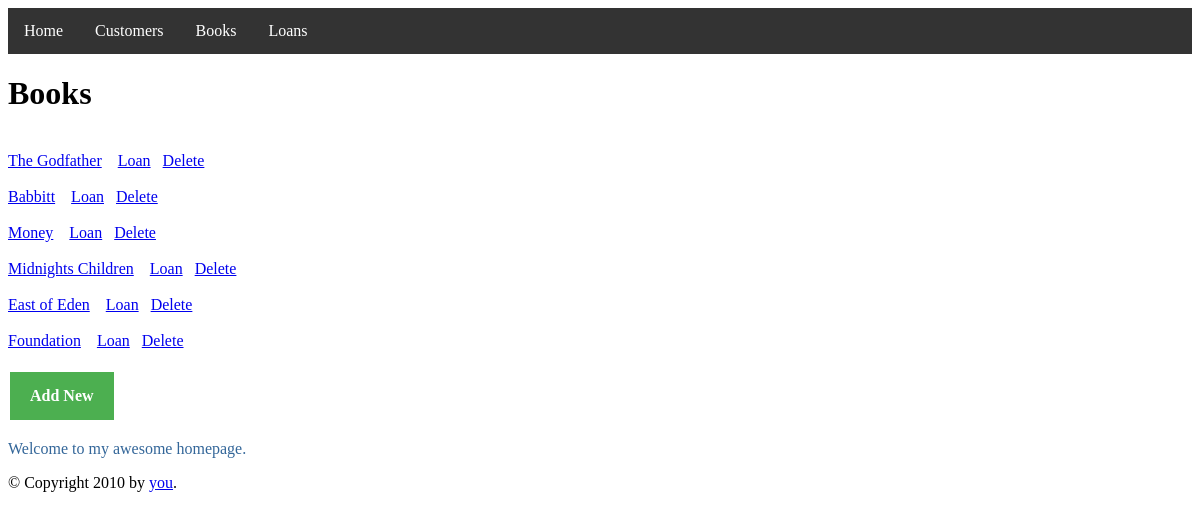
/books/all, run on an earlier commit of the app's database.
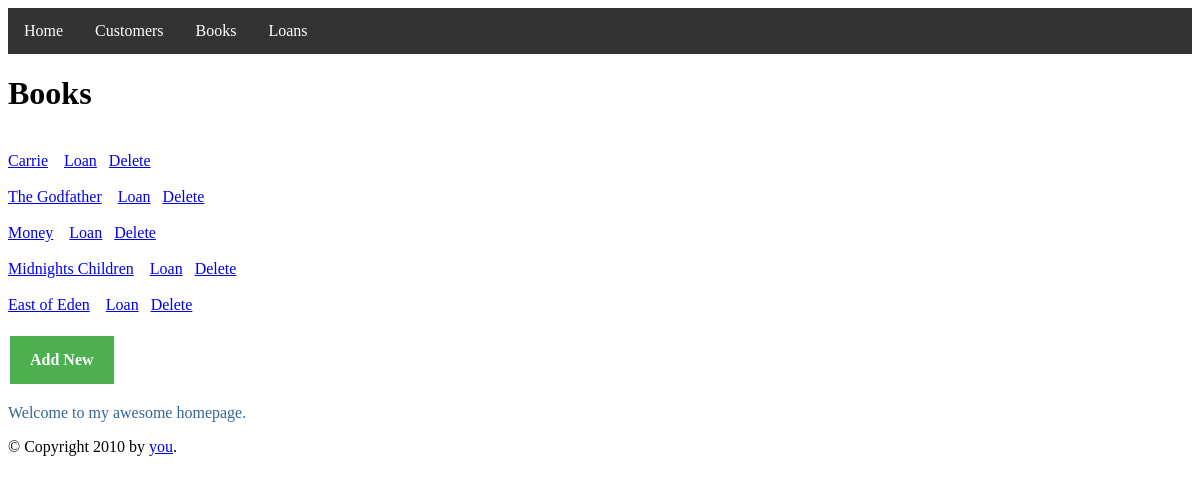
And on a later commit of the database.
### tables this page shows
CREATE TABLE Books (BookID INTEGER PRIMARY KEY, bookName text, Author text, Published int, Type int);

### books.py (the view)
@books.route('/all/<id>')
@books.route('/all')
def b_all(id=-1, msg=""):
    books=execute_sql("select * from Books")
    context={
        "books":books,
        "msg":msg,
        "id":id
    }
    return render_template('books.html', context=context)

### DAL.py (called while the page is built)
def execute_sql(sql):
    return cur.execute(sql).fetchall()

### templates/books.html (shortened to what this page needs)
{% extends "layout.html" %}
{% block head %}
  {{ super() }}
{% endblock %}
{% block content %}
  <h1>Books</h1>
<h1>{{context.msg}}</h1><br>
  {% for n in context.books %}
  <a href="/books/single/{{n[0]}}" >{{n[1]}}</a> &nbsp;&nbsp;
  <a href="/loans/{{context.id}}/{{n[0]}}/addLoan" >Loan</a>&nbsp;&nbsp;
  <a href="/books/del/{{n[0]}}" >Delete</a>&nbsp;&nbsp;<br><br>
  {% endfor %}
  <strong><a href="/books/add" class="button">Add New</a></strong>
  <p class="important">
    Welcome to my awesome homepage.
{% endblock %}

### templates/layout.html (shortened to what this page needs)
<!doctype html>
<html>
  <head>
    {% block head %}
    <link rel="stylesheet" href="{{ url_for('static', filename='style.css') }}">
    {% endblock %}
  </head>
  <body>
    <ul>
        <li><a class="active" href="/">Home</a></li>
        <li><a href="/customers/all">Customers</a></li>
        <li><a href="/books/all">Books</a></li>
        <li><a href="/loans/all">Loans</a></li>
      </ul>
    <div id="content">{% block content %}{% endblock %}</div>
    <div id="footer">
      {% block footer %}
      &copy; Copyright 2010 by <a href="http://domain.invalid/">you</a>.
      {% endblock %}
    </div>
  </body>
</html>

### static/style.css (style rules this page uses)
ul { list-style-type: none; margin: 0; padding: 0; overflow: hidden; background-color: #333; }
li { float: left; }
li a { display: block; color: white; text-align: center; padding: 14px 16px; text-decoration: none; }
.button { border: none; color: white; padding: 15px 20px; text-align: center; text-decoration: none; display: inline-block; font-size: 16px; margin: 4px 2px; background-color: #4CAF50; cursor: pointer; }

### templates/books.html (style rules this page uses)
.important { color: #336699; }

What changed in the data, as far as the page shows it:
removed Books: bookName "Babbitt"
removed Books: bookName "Foundation"
added Books: bookName "Carrie"
